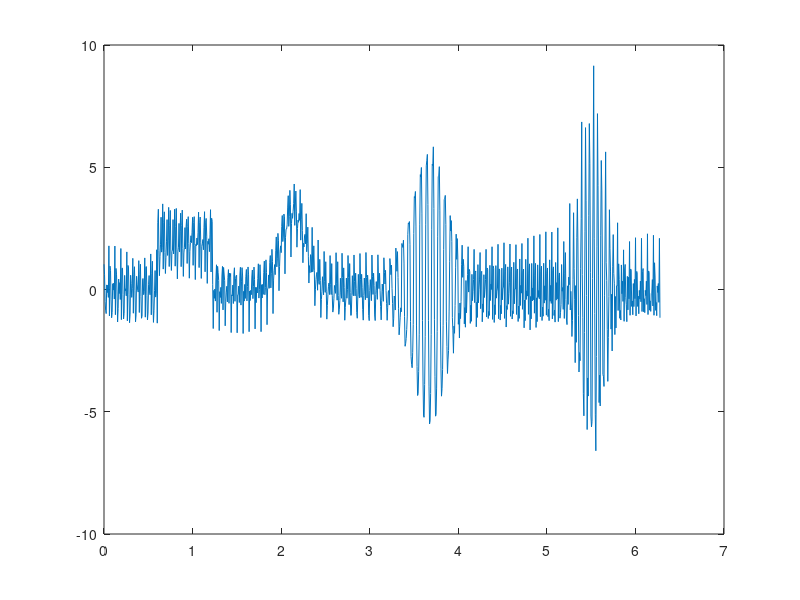
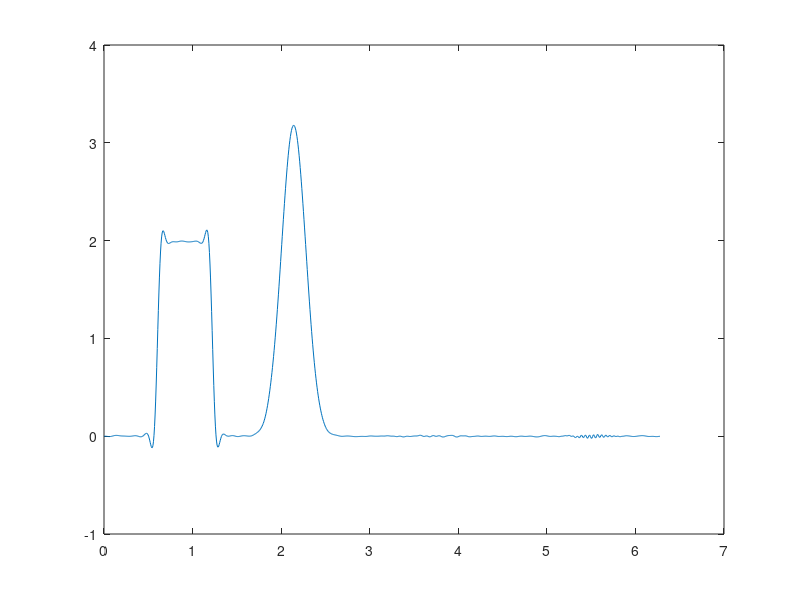
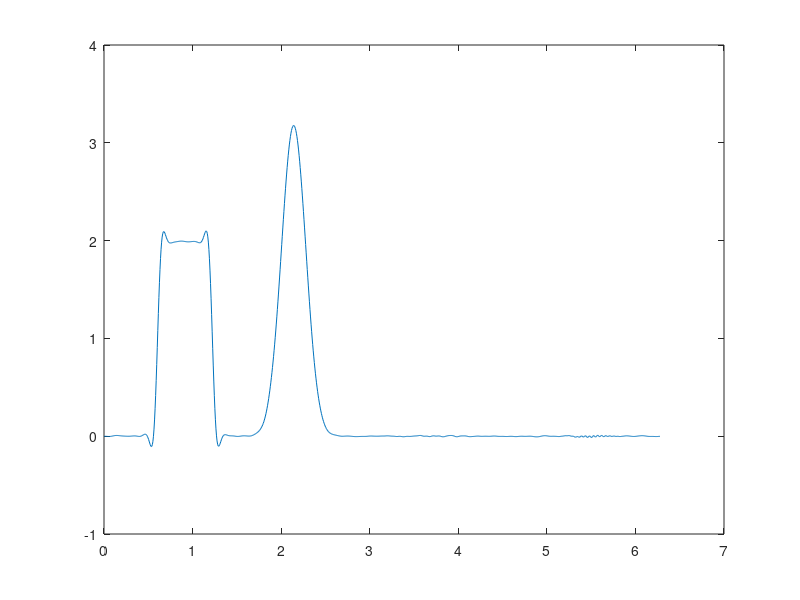
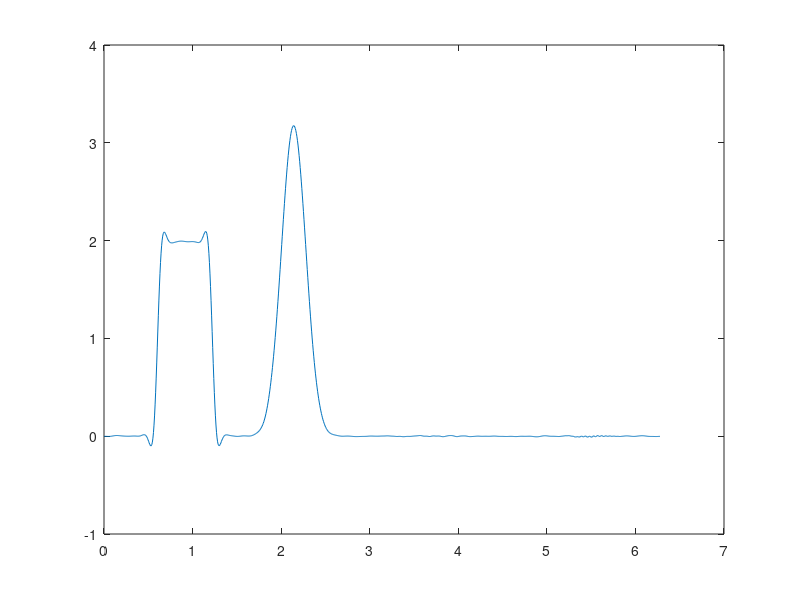

The MATLAB script that drew these images, in order:
clear all;
close all;
clc

%Before running code! Plase, dowload the x4fun.mat in our github. If you
%cant find it, then go to Canvas under the projecy folder in EE23

%Conclusion: Incrementing the eigen value, reduces the noise. However, the
%bigger the eigen value, the lower the Amplitude of the signal.

load('x4fun.mat')


N_SAMP = 1024;
N = 11;

w = linspace(0, 2 * pi * (1 - 1 / N_SAMP), N_SAMP);
w = transpose(w);

h_n = zeros(N_SAMP, 1);
h_n(1 : 11) = 1/N;

%PArt1, a)
y_n = conv(x, h_n);

Y_jw = fft(y_n, N_SAMP);

H_jw = fft(h_n, N_SAMP);

% Replace H_jw_inv with Wiener filter!
eigen = linspace(0, 200, 6); 
noise_n = 0.01 * randn(N_SAMP, 1);
noise_jw = fft(noise_n);
Y_jw_noise = Y_jw + noise_jw;

% Try multiple values of eigen
for j = 1 : length(eigen)
    G_w_jw = abs((1-exp(1i.*w)).^2).^2;
    
    H_w_jw = conj(H_jw) ./ ((abs(H_jw).^ 2) + (eigen(j)*G_w_jw));
    X_jw = Y_jw_noise .* H_w_jw;
    x_d2 = ifft(X_jw,N_SAMP);
    figure(j)
    plot(w,x_d2);
    display(eigen(j)); 
end
